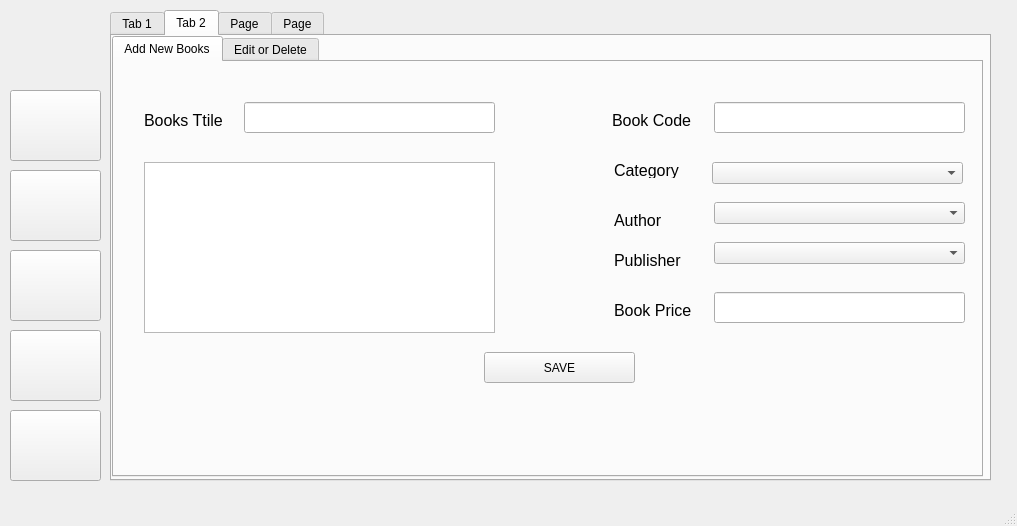
<?xml version="1.0" encoding="UTF-8"?>
<ui version="4.0">
 <class>MainWindow</class>
 <widget class="QMainWindow" name="MainWindow">
  <property name="geometry">
   <rect>
    <x>0</x>
    <y>0</y>
    <width>1017</width>
    <height>526</height>
   </rect>
  </property>
  <property name="windowTitle">
   <string>MainWindow</string>
  </property>
  <widget class="QWidget" name="centralwidget">
   <widget class="QPushButton" name="pushButton">
    <property name="geometry">
     <rect>
      <x>10</x>
      <y>90</y>
      <width>91</width>
      <height>71</height>
     </rect>
    </property>
    <property name="text">
     <string/>
    </property>
    <property name="icon">
     <iconset resource="icons.qrc">
      <normaloff>:/icon/today.png</normaloff>:/icon/today.png</iconset>
    </property>
    <property name="iconSize">
     <size>
      <width>64</width>
      <height>64</height>
     </size>
    </property>
   </widget>
   <widget class="QPushButton" name="pushButton_2">
    <property name="geometry">
     <rect>
      <x>10</x>
      <y>170</y>
      <width>91</width>
      <height>71</height>
     </rect>
    </property>
    <property name="text">
     <string/>
    </property>
    <property name="icon">
     <iconset resource="icons.qrc">
      <normaloff>:/icon/books.png</normaloff>:/icon/books.png</iconset>
    </property>
    <property name="iconSize">
     <size>
      <width>64</width>
      <height>64</height>
     </size>
    </property>
   </widget>
   <widget class="QPushButton" name="pushButton_3">
    <property name="geometry">
     <rect>
      <x>10</x>
      <y>250</y>
      <width>91</width>
      <height>71</height>
     </rect>
    </property>
    <property name="text">
     <string/>
    </property>
    <property name="icon">
     <iconset resource="icons.qrc">
      <normaloff>:/icon/users.png</normaloff>:/icon/users.png</iconset>
    </property>
    <property name="iconSize">
     <size>
      <width>64</width>
      <height>64</height>
     </size>
    </property>
   </widget>
   <widget class="QPushButton" name="pushButton_4">
    <property name="geometry">
     <rect>
      <x>10</x>
      <y>330</y>
      <width>91</width>
      <height>71</height>
     </rect>
    </property>
    <property name="text">
     <string/>
    </property>
    <property name="icon">
     <iconset resource="icons.qrc">
      <normaloff>:/icon/setting.png</normaloff>:/icon/setting.png</iconset>
    </property>
    <property name="iconSize">
     <size>
      <width>64</width>
      <height>64</height>
     </size>
    </property>
   </widget>
   <widget class="QPushButton" name="pushButton_5">
    <property name="geometry">
     <rect>
      <x>10</x>
      <y>410</y>
      <width>91</width>
      <height>71</height>
     </rect>
    </property>
    <property name="text">
     <string/>
    </property>
    <property name="icon">
     <iconset resource="icons.qrc">
      <normaloff>:/icon/Thema.png</normaloff>:/icon/Thema.png</iconset>
    </property>
    <property name="iconSize">
     <size>
      <width>64</width>
      <height>64</height>
     </size>
    </property>
   </widget>
   <widget class="QTabWidget" name="tabWidget">
    <property name="geometry">
     <rect>
      <x>110</x>
      <y>10</y>
      <width>881</width>
      <height>471</height>
     </rect>
    </property>
    <property name="currentIndex">
     <number>1</number>
    </property>
    <widget class="QWidget" name="tab">
     <attribute name="title">
      <string>Tab 1</string>
     </attribute>
     <widget class="QTableWidget" name="tableWidget">
      <property name="geometry">
       <rect>
        <x>0</x>
        <y>80</y>
        <width>871</width>
        <height>361</height>
       </rect>
      </property>
      <property name="font">
       <font>
        <family>Arial</family>
        <pointsize>10</pointsize>
       </font>
      </property>
      <column>
       <property name="text">
        <string>Book Code</string>
       </property>
      </column>
      <column>
       <property name="text">
        <string>Book Title</string>
       </property>
      </column>
      <column>
       <property name="text">
        <string>Book Author</string>
       </property>
      </column>
      <column>
       <property name="text">
        <string>Book Publisher</string>
       </property>
      </column>
      <column>
       <property name="text">
        <string>Book Category</string>
       </property>
      </column>
      <column>
       <property name="text">
        <string>Book Price</string>
       </property>
      </column>
     </widget>
     <widget class="QComboBox" name="comboBox">
      <property name="geometry">
       <rect>
        <x>320</x>
        <y>30</y>
        <width>121</width>
        <height>31</height>
       </rect>
      </property>
      <property name="font">
       <font>
        <pointsize>10</pointsize>
       </font>
      </property>
      <item>
       <property name="text">
        <string>Retrive</string>
       </property>
      </item>
      <item>
       <property name="text">
        <string>Rent</string>
       </property>
      </item>
     </widget>
     <widget class="QLabel" name="label">
      <property name="geometry">
       <rect>
        <x>230</x>
        <y>30</y>
        <width>61</width>
        <height>31</height>
       </rect>
      </property>
      <property name="font">
       <font>
        <pointsize>10</pointsize>
       </font>
      </property>
      <property name="text">
       <string>Type</string>
      </property>
     </widget>
     <widget class="QLineEdit" name="lineEdit">
      <property name="geometry">
       <rect>
        <x>30</x>
        <y>30</y>
        <width>181</width>
        <height>31</height>
       </rect>
      </property>
      <property name="font">
       <font>
        <pointsize>10</pointsize>
       </font>
      </property>
      <property name="placeholderText">
       <string>Enter Book Title</string>
      </property>
     </widget>
     <widget class="QLabel" name="label_2">
      <property name="geometry">
       <rect>
        <x>480</x>
        <y>40</y>
        <width>47</width>
        <height>13</height>
       </rect>
      </property>
      <property name="font">
       <font>
        <pointsize>10</pointsize>
       </font>
      </property>
      <property name="text">
       <string>Days</string>
      </property>
     </widget>
     <widget class="QComboBox" name="comboBox_2">
      <property name="geometry">
       <rect>
        <x>530</x>
        <y>30</y>
        <width>121</width>
        <height>31</height>
       </rect>
      </property>
      <item>
       <property name="text">
        <string>1</string>
       </property>
      </item>
      <item>
       <property name="text">
        <string>2</string>
       </property>
      </item>
      <item>
       <property name="text">
        <string>3</string>
       </property>
      </item>
      <item>
       <property name="text">
        <string>4</string>
       </property>
      </item>
      <item>
       <property name="text">
        <string>5</string>
       </property>
      </item>
      <item>
       <property name="text">
        <string>6</string>
       </property>
      </item>
      <item>
       <property name="text">
        <string>7</string>
       </property>
      </item>
      <item>
       <property name="text">
        <string>8</string>
       </property>
      </item>
      <item>
       <property name="text">
        <string>9</string>
       </property>
      </item>
      <item>
       <property name="text">
        <string>10</string>
       </property>
      </item>
     </widget>
     <widget class="QPushButton" name="pushButton_6">
      <property name="geometry">
       <rect>
        <x>740</x>
        <y>30</y>
        <width>91</width>
        <height>31</height>
       </rect>
      </property>
      <property name="text">
       <string>Add</string>
      </property>
     </widget>
    </widget>
    <widget class="QWidget" name="tab_2">
     <attribute name="title">
      <string>Tab 2</string>
     </attribute>
     <widget class="QTabWidget" name="tabWidget_2">
      <property name="geometry">
       <rect>
        <x>0</x>
        <y>0</y>
        <width>871</width>
        <height>441</height>
       </rect>
      </property>
      <property name="currentIndex">
       <number>0</number>
      </property>
      <widget class="QWidget" name="tab_5">
       <attribute name="title">
        <string>Add New Books</string>
       </attribute>
       <widget class="QLineEdit" name="lineEdit_2">
        <property name="geometry">
         <rect>
          <x>130</x>
          <y>40</y>
          <width>251</width>
          <height>31</height>
         </rect>
        </property>
       </widget>
       <widget class="QPlainTextEdit" name="plainTextEdit">
        <property name="geometry">
         <rect>
          <x>30</x>
          <y>100</y>
          <width>351</width>
          <height>171</height>
         </rect>
        </property>
       </widget>
       <widget class="QLabel" name="label_3">
        <property name="geometry">
         <rect>
          <x>30</x>
          <y>50</y>
          <width>91</width>
          <height>16</height>
         </rect>
        </property>
        <property name="font">
         <font>
          <family>Arial</family>
          <pointsize>12</pointsize>
         </font>
        </property>
        <property name="text">
         <string>Books Ttile</string>
        </property>
       </widget>
       <widget class="QPushButton" name="pushButton_7">
        <property name="geometry">
         <rect>
          <x>370</x>
          <y>290</y>
          <width>151</width>
          <height>31</height>
         </rect>
        </property>
        <property name="text">
         <string>SAVE</string>
        </property>
       </widget>
       <widget class="QLabel" name="label_4">
        <property name="geometry">
         <rect>
          <x>498</x>
          <y>50</y>
          <width>91</width>
          <height>16</height>
         </rect>
        </property>
        <property name="font">
         <font>
          <family>Arial</family>
          <pointsize>12</pointsize>
         </font>
        </property>
        <property name="text">
         <string>Book Code</string>
        </property>
       </widget>
       <widget class="QLineEdit" name="lineEdit_3">
        <property name="geometry">
         <rect>
          <x>600</x>
          <y>40</y>
          <width>251</width>
          <height>31</height>
         </rect>
        </property>
       </widget>
       <widget class="QLabel" name="label_5">
        <property name="geometry">
         <rect>
          <x>500</x>
          <y>240</y>
          <width>91</width>
          <height>16</height>
         </rect>
        </property>
        <property name="font">
         <font>
          <family>Arial</family>
          <pointsize>12</pointsize>
         </font>
        </property>
        <property name="text">
         <string>Book Price</string>
        </property>
       </widget>
       <widget class="QLineEdit" name="lineEdit_4">
        <property name="geometry">
         <rect>
          <x>600</x>
          <y>230</y>
          <width>251</width>
          <height>31</height>
         </rect>
        </property>
       </widget>
       <widget class="QComboBox" name="comboBox_3">
        <property name="geometry">
         <rect>
          <x>598</x>
          <y>100</y>
          <width>251</width>
          <height>22</height>
         </rect>
        </property>
       </widget>
       <widget class="QComboBox" name="comboBox_4">
        <property name="geometry">
         <rect>
          <x>600</x>
          <y>140</y>
          <width>251</width>
          <height>22</height>
         </rect>
        </property>
       </widget>
       <widget class="QComboBox" name="comboBox_5">
        <property name="geometry">
         <rect>
          <x>600</x>
          <y>180</y>
          <width>251</width>
          <height>22</height>
         </rect>
        </property>
       </widget>
       <widget class="QLabel" name="label_6">
        <property name="geometry">
         <rect>
          <x>500</x>
          <y>100</y>
          <width>91</width>
          <height>16</height>
         </rect>
        </property>
        <property name="font">
         <font>
          <family>Arial</family>
          <pointsize>12</pointsize>
         </font>
        </property>
        <property name="text">
         <string>Category</string>
        </property>
       </widget>
       <widget class="QLabel" name="label_11">
        <property name="geometry">
         <rect>
          <x>500</x>
          <y>150</y>
          <width>91</width>
          <height>16</height>
         </rect>
        </property>
        <property name="font">
         <font>
          <family>Arial</family>
          <pointsize>12</pointsize>
         </font>
        </property>
        <property name="text">
         <string>Author</string>
        </property>
       </widget>
       <widget class="QLabel" name="label_12">
        <property name="geometry">
         <rect>
          <x>500</x>
          <y>190</y>
          <width>91</width>
          <height>16</height>
         </rect>
        </property>
        <property name="font">
         <font>
          <family>Arial</family>
          <pointsize>12</pointsize>
         </font>
        </property>
        <property name="text">
         <string>Publisher</string>
        </property>
       </widget>
      </widget>
      <widget class="QWidget" name="tab_6">
       <attribute name="title">
        <string>Edit or Delete</string>
       </attribute>
       <widget class="QLabel" name="label_19">
        <property name="geometry">
         <rect>
          <x>498</x>
          <y>50</y>
          <width>91</width>
          <height>16</height>
         </rect>
        </property>
        <property name="font">
         <font>
          <family>Arial</family>
          <pointsize>12</pointsize>
         </font>
        </property>
        <property name="text">
         <string>Book Code</string>
        </property>
       </widget>
       <widget class="QLabel" name="label_20">
        <property name="geometry">
         <rect>
          <x>500</x>
          <y>240</y>
          <width>91</width>
          <height>16</height>
         </rect>
        </property>
        <property name="font">
         <font>
          <family>Arial</family>
          <pointsize>12</pointsize>
         </font>
        </property>
        <property name="text">
         <string>Book Price</string>
        </property>
       </widget>
       <widget class="QComboBox" name="comboBox_12">
        <property name="geometry">
         <rect>
          <x>600</x>
          <y>180</y>
          <width>251</width>
          <height>22</height>
         </rect>
        </property>
       </widget>
       <widget class="QLineEdit" name="lineEdit_11">
        <property name="geometry">
         <rect>
          <x>600</x>
          <y>230</y>
          <width>251</width>
          <height>31</height>
         </rect>
        </property>
       </widget>
       <widget class="QPlainTextEdit" name="plainTextEdit_4">
        <property name="geometry">
         <rect>
          <x>30</x>
          <y>100</y>
          <width>351</width>
          <height>171</height>
         </rect>
        </property>
       </widget>
       <widget class="QComboBox" name="comboBox_13">
        <property name="geometry">
         <rect>
          <x>598</x>
          <y>100</y>
          <width>251</width>
          <height>22</height>
         </rect>
        </property>
       </widget>
       <widget class="QPushButton" name="pushButton_10">
        <property name="geometry">
         <rect>
          <x>500</x>
          <y>280</y>
          <width>151</width>
          <height>31</height>
         </rect>
        </property>
        <property name="text">
         <string>SAVE</string>
        </property>
       </widget>
       <widget class="QLabel" name="label_21">
        <property name="geometry">
         <rect>
          <x>30</x>
          <y>50</y>
          <width>91</width>
          <height>16</height>
         </rect>
        </property>
        <property name="font">
         <font>
          <family>Arial</family>
          <pointsize>12</pointsize>
         </font>
        </property>
        <property name="text">
         <string>Books Ttile</string>
        </property>
       </widget>
       <widget class="QLineEdit" name="lineEdit_12">
        <property name="geometry">
         <rect>
          <x>130</x>
          <y>40</y>
          <width>251</width>
          <height>31</height>
         </rect>
        </property>
       </widget>
       <widget class="QLabel" name="label_22">
        <property name="geometry">
         <rect>
          <x>500</x>
          <y>150</y>
          <width>91</width>
          <height>16</height>
         </rect>
        </property>
        <property name="font">
         <font>
          <family>Arial</family>
          <pointsize>12</pointsize>
         </font>
        </property>
        <property name="text">
         <string>Author</string>
        </property>
       </widget>
       <widget class="QComboBox" name="comboBox_14">
        <property name="geometry">
         <rect>
          <x>600</x>
          <y>140</y>
          <width>251</width>
          <height>22</height>
         </rect>
        </property>
       </widget>
       <widget class="QLabel" name="label_23">
        <property name="geometry">
         <rect>
          <x>500</x>
          <y>190</y>
          <width>91</width>
          <height>16</height>
         </rect>
        </property>
        <property name="font">
         <font>
          <family>Arial</family>
          <pointsize>12</pointsize>
         </font>
        </property>
        <property name="text">
         <string>Publisher</string>
        </property>
       </widget>
       <widget class="QLabel" name="label_24">
        <property name="geometry">
         <rect>
          <x>500</x>
          <y>100</y>
          <width>91</width>
          <height>16</height>
         </rect>
        </property>
        <property name="font">
         <font>
          <family>Arial</family>
          <pointsize>12</pointsize>
         </font>
        </property>
        <property name="text">
         <string>Category</string>
        </property>
       </widget>
       <widget class="QLineEdit" name="lineEdit_13">
        <property name="geometry">
         <rect>
          <x>600</x>
          <y>40</y>
          <width>251</width>
          <height>31</height>
         </rect>
        </property>
       </widget>
       <widget class="QPushButton" name="pushButton_11">
        <property name="geometry">
         <rect>
          <x>110</x>
          <y>290</y>
          <width>151</width>
          <height>31</height>
         </rect>
        </property>
        <property name="text">
         <string>DELETE</string>
        </property>
       </widget>
      </widget>
     </widget>
    </widget>
    <widget class="QWidget" name="tab_3">
     <attribute name="title">
      <string>Page</string>
     </attribute>
    </widget>
    <widget class="QWidget" name="tab_4">
     <attribute name="title">
      <string>Page</string>
     </attribute>
    </widget>
   </widget>
  </widget>
  <widget class="QMenuBar" name="menubar">
   <property name="geometry">
    <rect>
     <x>0</x>
     <y>0</y>
     <width>1017</width>
     <height>21</height>
    </rect>
   </property>
  </widget>
  <widget class="QStatusBar" name="statusbar"/>
 </widget>
 <resources>
  <include location="icons.qrc"/>
 </resources>
 <connections/>
</ui>
